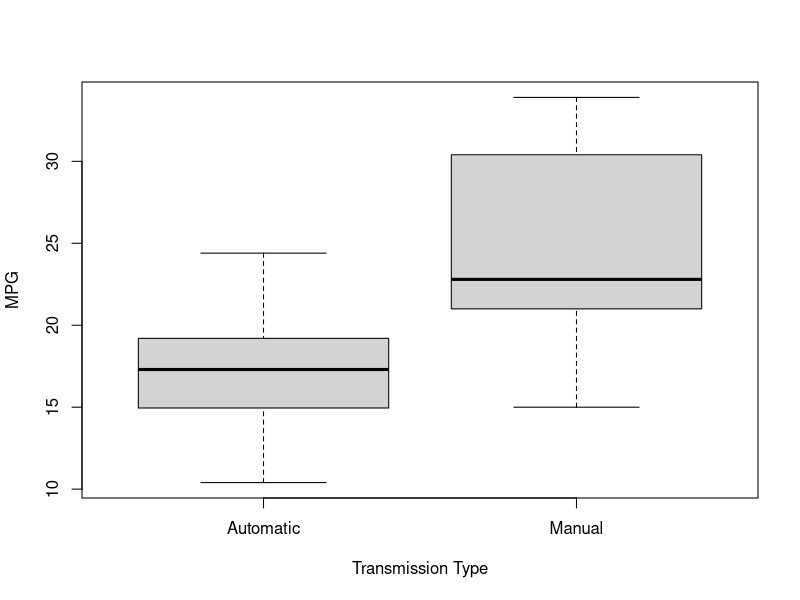

This figure's R source: (Note: this script raises an error after producing the figure.)
## ---- chunk 1
# load data
data("mtcars")
mtcars$vs <- factor(mtcars$vs)
mtcars$am.label <- factor(mtcars$am, labels=c("Automatic","Manual"))
mtcars$gear <- factor(mtcars$gear)
mtcars$carb <- factor(mtcars$carb)
head(mtcars)
## ---- chunk 2
summary(mtcars)
head(mtcars)
boxplot(mpg ~ am.label, data = mtcars, ylab = "MPG", xlab = "Transmission Type")
## ---- chunk 3
data("mtcars")
correlation <- cor(mtcars$mpg, mtcars)
correlation
## ---- chunk 4
fit <- lm(mpg ~ ., mtcars)
summary(fit)
best <- step(fit, direction = "both", trace = FALSE)
summary(best)
## ---- chunk 5
par(mfrow = c(2, 2))
plot(best)
